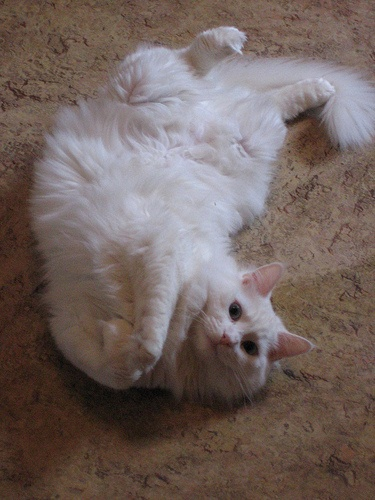
#> input picture imgs/cat.jpg, 375 x 500 px
$ jupyter execute PreLab.ipynb
#> lines starting #> are read from the running program, lines starting #| are printed output that depends on the picture
# EEC174AY Project A1: PreLab
You are NOT allowed to import any other libraries in this notebook otherwise points will be deducted. If you need to please confirm with the TA. ''' TODO ''' Indicates where your solution code should go. Please ensure code is readable easily.

[cell 1]
import cv2
import numpy as np
import matplotlib.pyplot as plt

## Part 1: Visualizing Ground Truth Bounding Boxes

The code below is provided to load `imgs/cats.jpg` and display it using [opencv](https://docs.opencv.org/4.x/).

You must add code to display the bounding boxes, which are given as `gt_boxes` in green color. These represent the ground truth bounding box coordinates in `[x, y, w, h]` format.

Please use `cv2.rectange()` to achieve this. Click [here](https://docs.opencv.org/4.x/dc/da5/tutorial_py_drawing_functions.html) to see hint.

[cell 2]
# Load the image
image_path = "imgs/cat.jpg"
image = cv2.imread(image_path)
#> image is the input picture: shape (500, 375, 3); mean B, G, R 95.3, 99.6, 114
image_rgb = cv2.cvtColor(image, cv2.COLOR_BGR2RGB)

# Ground truth bounding box [x, y, w, h]
gt_box = [34, 25, 303, 379] # x and y are the coordinates for top left of the box, w and h are bottom right

# Use gt_boxes and display the bounding boxes in green color
cv2.rectangle(image_rgb,(34,25),(303,379),(0,255,0),3)
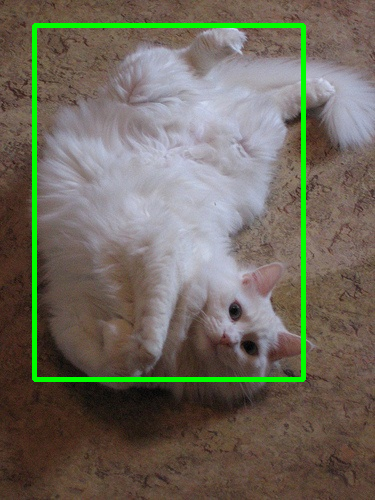
#> image_rgb: shape (500, 375, 3); mean R, G, B 110.8, 105.4, 93.1
#cv2.rectangle(image_rgb,(gt_box[0],gt_box[1]),(gt_box[2],gt_box[3]),(0,255,0),3)

# Display the image with bounding boxes using matplotlib
plt.imshow(image_rgb)
plt.axis('off')  # Hide axes
plt.show()

## Part 2: Implementing the IoU Function

Complete the `compute_iou()` function. This function should accept two bounding boxes and return the IoU value between them. Ensure that the function can handle edge cases (e.g., no overlap between the boxes).

(Hint: See Lecture W5L1_Object Detection Slide 11)

[cell 3]
def compute_iou(boxA, boxB):
    #if the user draws the rectangle BL to TR instead of TL to BR for some reason
    if boxA[1] > boxA[3]: #starting corner is lower than ending corner
        temp = boxA[1]    #store start corner's height
        boxA[1] = boxA[3] #set start corner's height to end corner's height
        boxA[3] = temp    #set end corner's height to start corner's original height

    if boxB[1] > boxB[3]: #starting corner is lower than ending corner
        temp = boxB[1]    #store start corner's height
        boxB[1] = boxB[3] #set start corner's height to end corner's height
        boxB[3] = temp    #set end corner's height to start corner's original height

        #x values stay the same
        #RANDALL WE KNOW THERE ARE OTHER CASES BUT THE CONCEPT IS THE SAME! THIS IF STATEMENT ONLY COVERS THE EXAMPLE IN PART 3

    widthA = boxA[2] - boxA[0]
    heightA = boxA[3] - boxA[1]
    areaA = widthA * heightA

    widthB = boxB[2] - boxB[0]
    heightB = boxB[3] - boxB[1]
    areaB = widthB * heightB


    x_int1 = max(boxA[0], boxB[0]) #x of top left
    y_int1 = max(boxA[1], boxB[1]) #y of top left
    x_int2 = min(boxA[2], boxB[2]) #x of bottom right
    y_int2 = min(boxA[3], boxB[3]) #y of bottom right


    intersect_width = max(0, x_int2 - x_int1)
    intersect_height = max(0, y_int2 - y_int1)
    intersect_area = intersect_width * intersect_height

    union_area = areaA + areaB - intersect_area

    return intersect_area / union_area

## Part 3: Visualizing Predicted Bounding Boxes and Computing IoUs

Four sets of predicted bounding boxes have been provided in `predictions`. The ground truth bounding boxes are in `gt_boxes`

For each set of predicted bounding boxes:
1. Draw the predicted boxes on a copy of the original image in red.
2. Draw the ground truth boxes on the same image in green.
3. Compute the IoU for predictions and ground truth.
4. Display the image with both the predicted and ground truth boxes. Use the title of the plot to display the maximum IoU value for each prediction.

You should have 4 images, each with a GT and prediction (1,2,3 or 4) bounbding box plotted (GT in green,. pred in red), and the IoU be the title of the images.

[cell 4]
# Predicted bounding boxes [x, y, w, h]
predictions = [
    [38, 28, 282, 371],  # Pred 1
    [50, 40, 240, 340],  # Pred 2
    [10, 10, 240, 340],  # Pred 3
    [10, 420, 80, 70]    # Pred 4
]

# For each predicted box, visualize it on the image individually (with GT)
#   and compute its IoU with the ground truth.

for i, pred in enumerate(predictions):
    #display image
    img_display = cv2.cvtColor(image, cv2.COLOR_BGR2RGB)

    #dimensions of ground truth, draw rectangle
    gx, gy, gw, gh = gt_box
    cv2.rectangle(img_display,(gx, gy),(gw, gh),(0,255,0),3)

    #dimensions of prediction, draw rectangle
    px, py, pw, ph = pred
    cv2.rectangle(img_display,(px, py),(pw, ph),(255,0,0),3)

    iou_value = compute_iou(gt_box, pred)

    plt.figure()
    plt.imshow(img_display)
    plt.title(f"Prediction {i+1} - IoU: {iou_value:.2f}")
    plt.axis("off")
    plt.show()
#> this loop made 4 passes
#> pass 1, `plt.show()`:
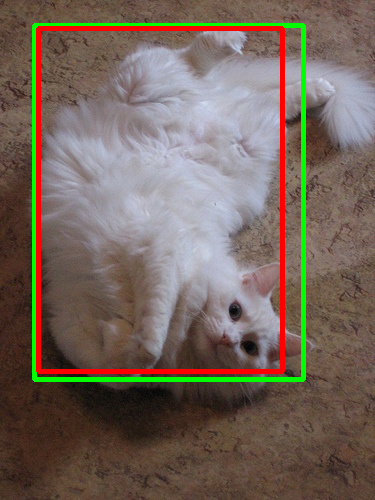
#> shown: shape (500, 375, 3); mean R, G, B 116, 102, 90.9
#> pass 2, `plt.show()`:
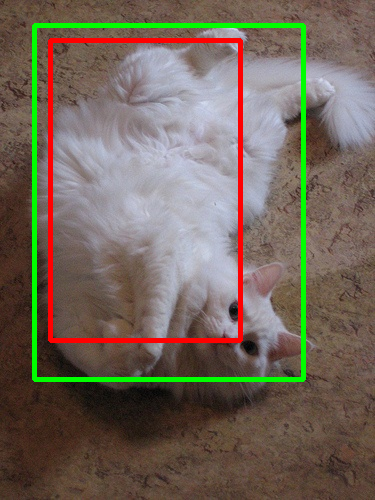
#> shown: shape (500, 375, 3); mean R, G, B 114.3, 102.6, 90.2
#> after the loop:
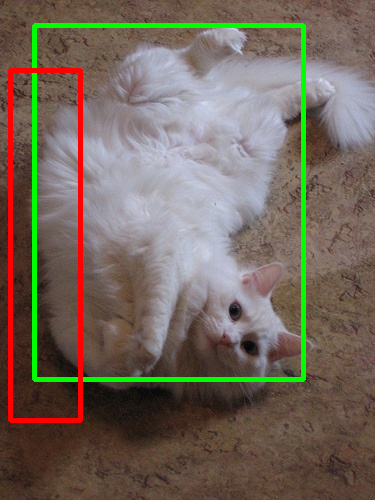
#> img_display: shape (500, 375, 3); mean R, G, B 114.5, 103.7, 91.6

$ run again, with imgs/eagle.jpg copied over imgs/cat.jpg
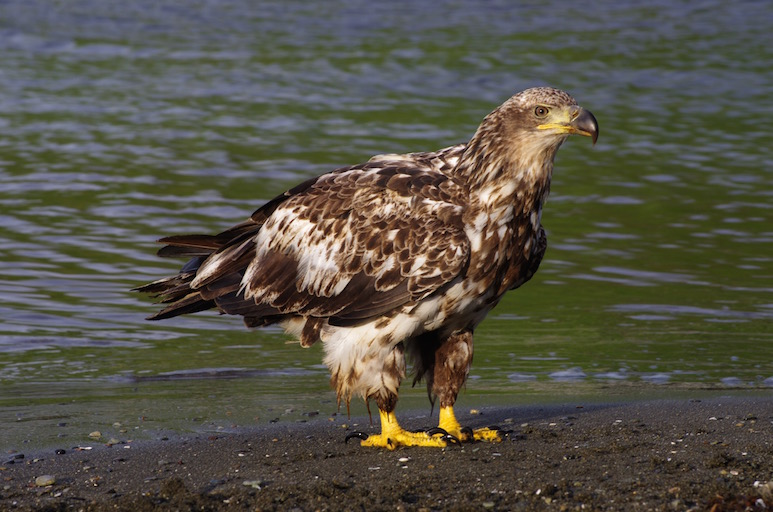
#> input picture imgs/eagle.jpg, 773 x 512 px
#> image is the input picture: shape (512, 773, 3); mean B, G, R 70.8, 82, 85.2
#> `cv2.rectangle(image_rgb,(34,25),(303,379),(0,255,0),3)`:
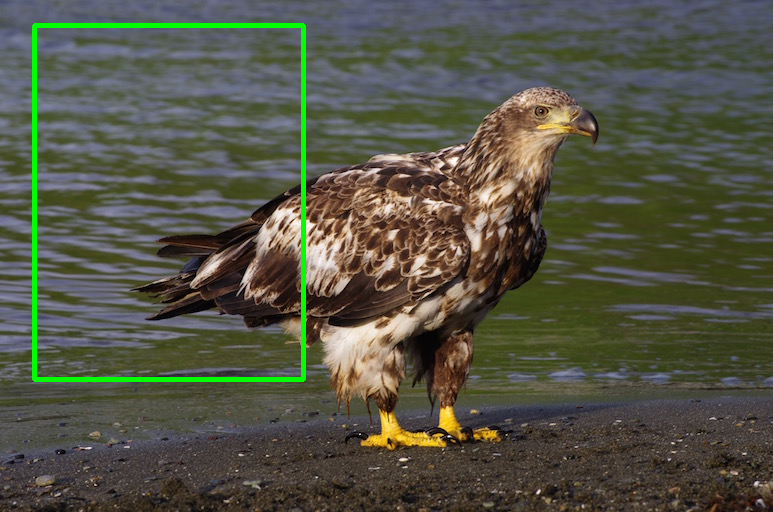
#> image_rgb: shape (512, 773, 3); mean R, G, B 83.8, 84.5, 69.3
#> the loop `for i, pred in enumerate(predictions):` made 4 passes
#> pass 2, `plt.show()`:
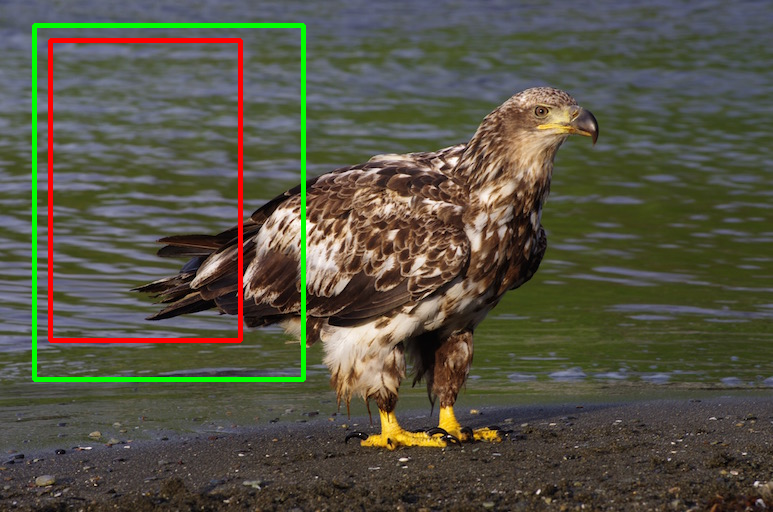
#> shown: shape (512, 773, 3); mean R, G, B 85.9, 83.4, 68.3

$ run again, with imgs/elephants.jpg copied over imgs/cat.jpg
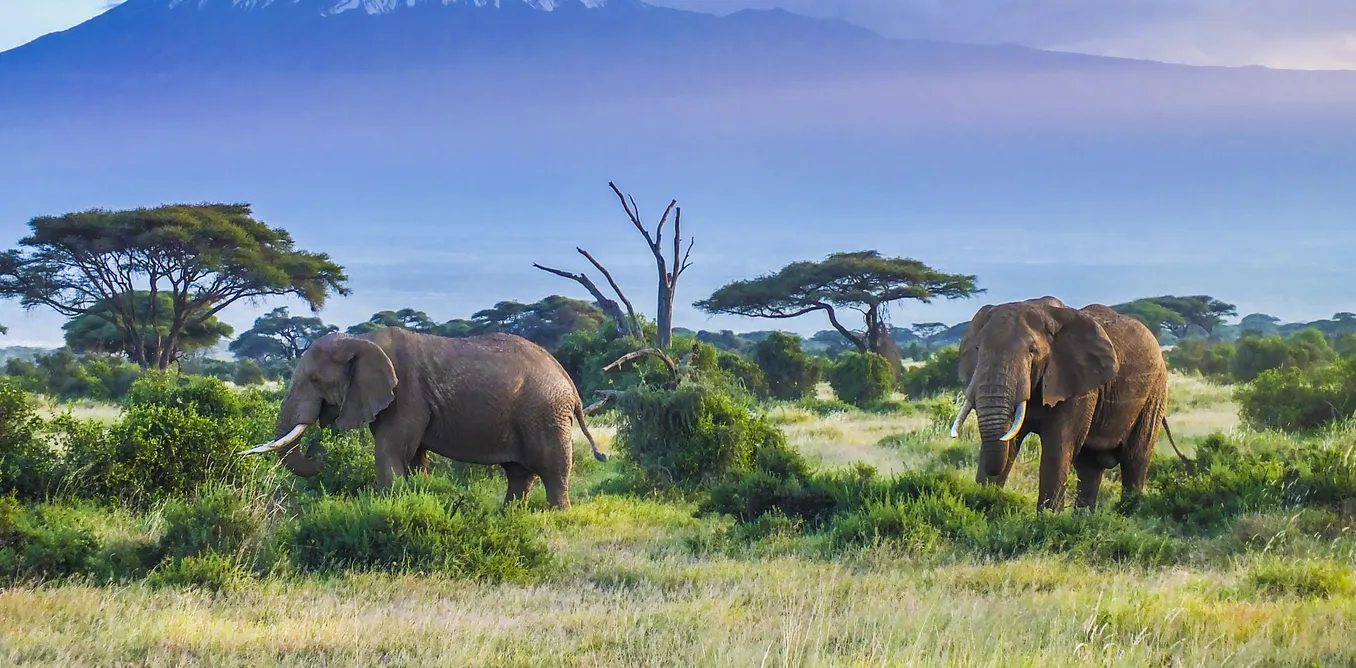
#> input picture imgs/elephants.jpg, 1356 x 668 px
#> image is the input picture: shape (668, 1356, 3); mean B, G, R 142.9, 138.3, 122.2
#> `cv2.rectangle(image_rgb,(34,25),(303,379),(0,255,0),3)`:
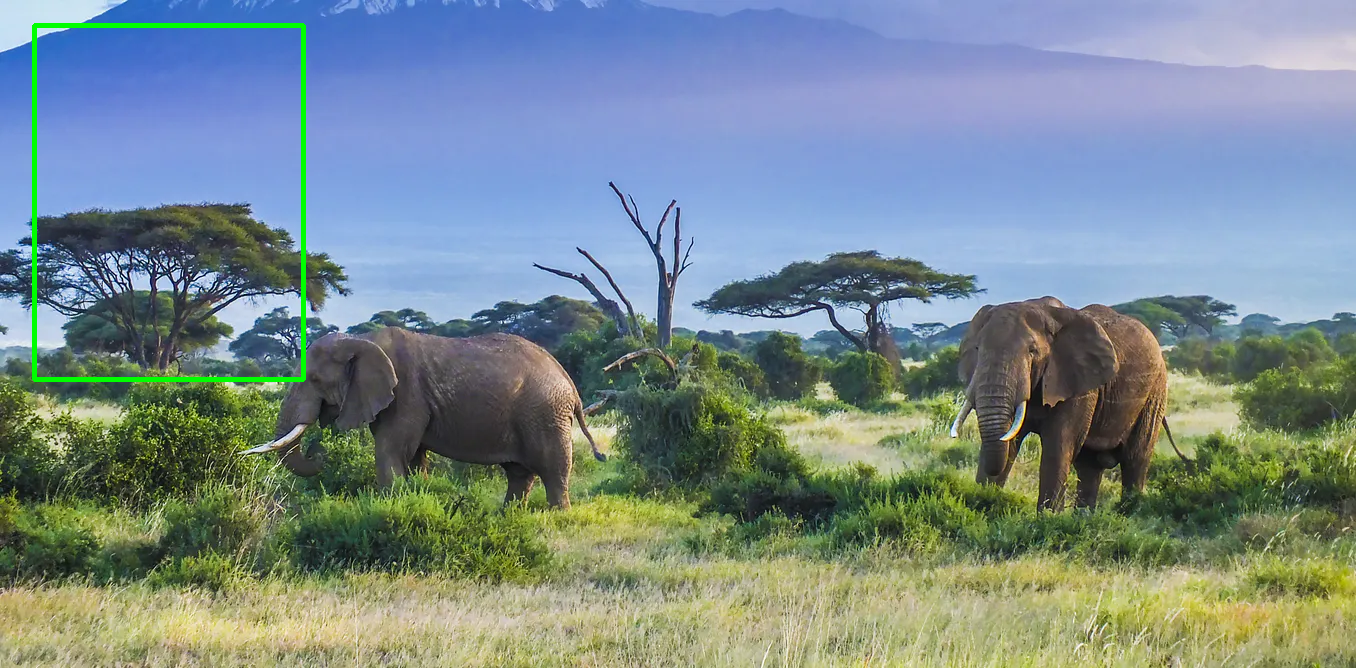
#> image_rgb: shape (668, 1356, 3); mean R, G, B 121.5, 139.2, 141.8
#> the loop `for i, pred in enumerate(predictions):` made 4 passes
#> pass 2, `plt.show()`:
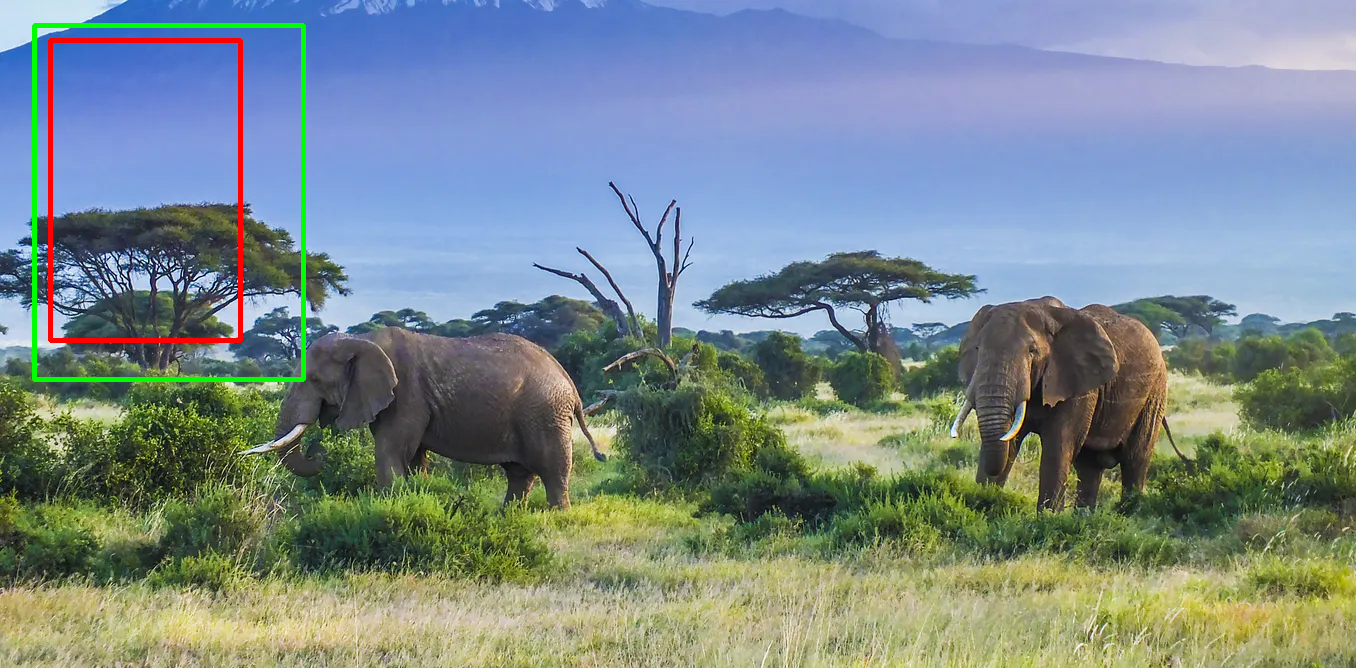
#> shown: shape (668, 1356, 3); mean R, G, B 122.4, 138.5, 140.9
